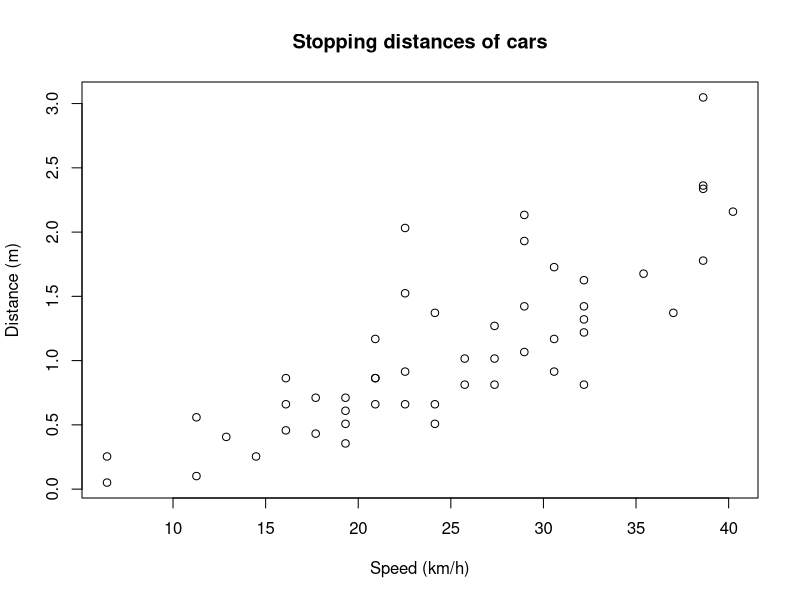
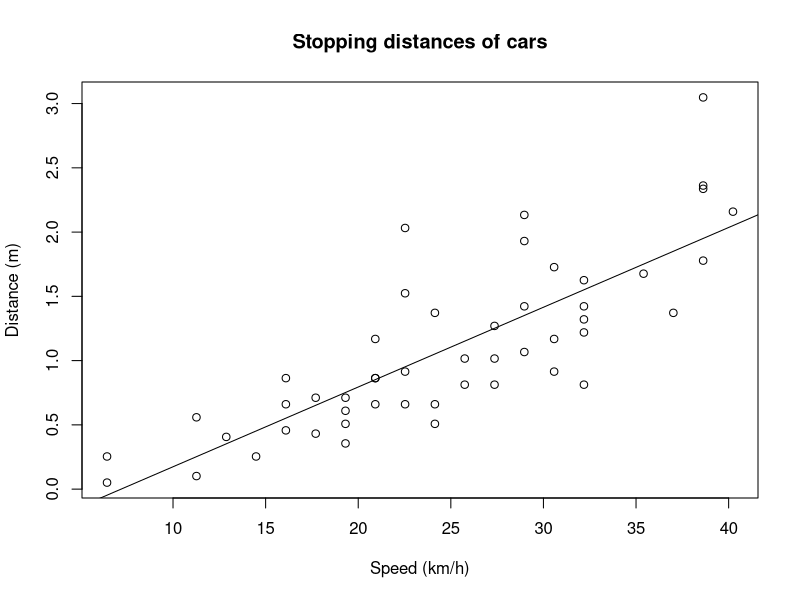
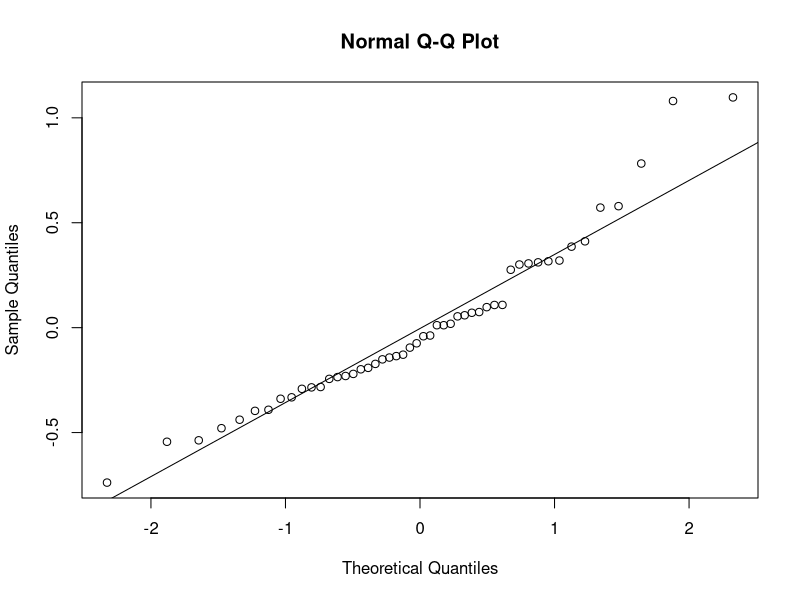
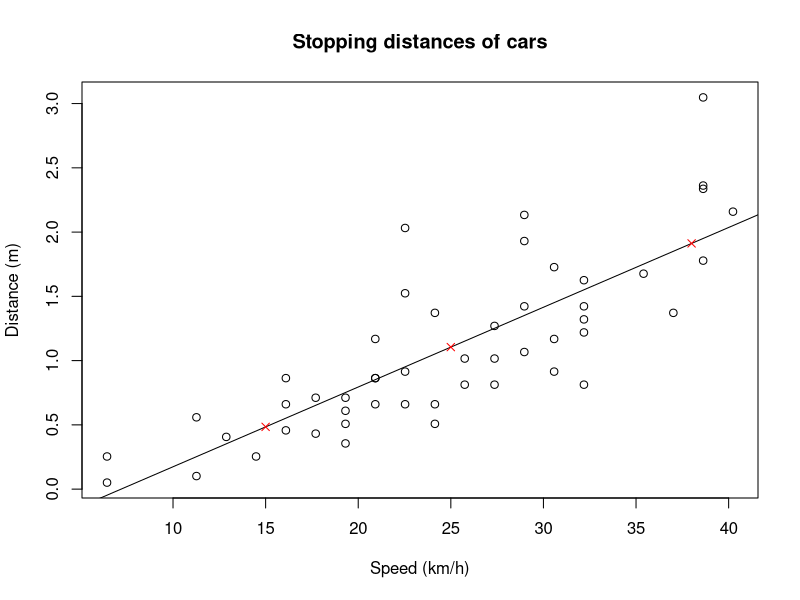

Generate these figures, in order, with R:
## ---- chunk 1
# Change to SI units
cars$speed <- cars$speed * 1.60934
cars$dist <- cars$dist * 0.0254
# Scatter plot
plot(
  cars$speed, 
  cars$dist,
  xlab = "Speed (km/h)", 
  ylab = "Distance (m)",
  main = "Stopping distances of cars"
)
## ---- chunk 2
model <- lm(dist ~ speed, data = cars)
## ---- chunk 3
coef(model)
## ---- chunk 4
cf <- coef(model)
plot(
  cars$speed, 
  cars$dist,
  xlab = "Speed (km/h)", 
  ylab = "Distance (m)",
  main = "Stopping distances of cars"
)
abline(a = cf[1], b = cf[2])
## ---- chunk 5
# Print summary information
summary(model)
# Save summary and access specific information
s <- summary(model)
s$adj.r.squared
## ---- chunk 6
# Covariance matrix of the regression coefficients
vcov(model)
# Standard errors only
sqrt(diag(vcov(model)))
## ---- chunk 7
confint(model)
## ---- chunk 8
qqnorm(s$residuals)
qqline(s$residuals)
## ---- chunk 9
# Create data frame with new speed values
new_data <- data.frame(speed = c(25, 15, 38))
# Create dist column by predicting from linear model
new_data$dist <- predict(model, newdata = new_data)

# Add points to previous plot
plot(
  cars$speed, 
  cars$dist,
  xlab = "Speed (km/h)", 
  ylab = "Distance (m)",
  main = "Stopping distances of cars"
)
abline(a = model$coefficients[1], b = model$coefficients[2])
points(new_data$speed, new_data$dist, pch = 4, col = "red")
